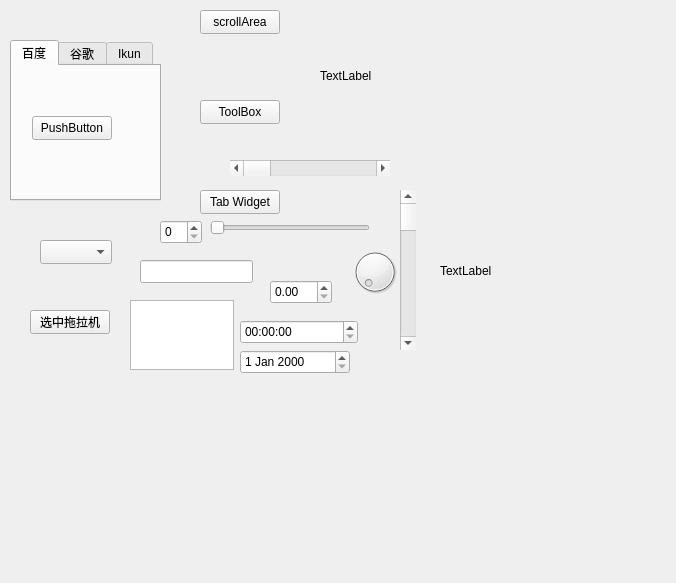
<?xml version="1.0" encoding="UTF-8"?>
<ui version="4.0">
 <class>Widget</class>
 <widget class="QWidget" name="Widget">
  <property name="geometry">
   <rect>
    <x>0</x>
    <y>0</y>
    <width>676</width>
    <height>583</height>
   </rect>
  </property>
  <property name="windowTitle">
   <string>Widget</string>
  </property>
  <widget class="QStackedWidget" name="stackedWidget">
   <property name="geometry">
    <rect>
     <x>-10</x>
     <y>20</y>
     <width>191</width>
     <height>201</height>
    </rect>
   </property>
   <property name="currentIndex">
    <number>2</number>
   </property>
   <widget class="QWidget" name="page_4">
    <widget class="QScrollArea" name="scrollArea">
     <property name="geometry">
      <rect>
       <x>30</x>
       <y>20</y>
       <width>111</width>
       <height>241</height>
      </rect>
     </property>
     <property name="widgetResizable">
      <bool>true</bool>
     </property>
     <widget class="QWidget" name="scrollAreaWidgetContents">
      <property name="geometry">
       <rect>
        <x>0</x>
        <y>0</y>
        <width>98</width>
        <height>342</height>
       </rect>
      </property>
      <layout class="QVBoxLayout" name="verticalLayout">
       <item>
        <widget class="QPushButton" name="pushButton">
         <property name="text">
          <string>PushButton</string>
         </property>
        </widget>
       </item>
       <item>
        <widget class="QPushButton" name="pushButton_2">
         <property name="text">
          <string>PushButton</string>
         </property>
        </widget>
       </item>
       <item>
        <widget class="QPushButton" name="pushButton_3">
         <property name="text">
          <string>PushButton</string>
         </property>
        </widget>
       </item>
       <item>
        <widget class="QPushButton" name="pushButton_4">
         <property name="text">
          <string>PushButton</string>
         </property>
        </widget>
       </item>
       <item>
        <widget class="QPushButton" name="pushButton_5">
         <property name="text">
          <string>PushButton</string>
         </property>
        </widget>
       </item>
       <item>
        <widget class="QPushButton" name="pushButton_7">
         <property name="text">
          <string>PushButton</string>
         </property>
        </widget>
       </item>
       <item>
        <widget class="QPushButton" name="pushButton_6">
         <property name="text">
          <string>PushButton</string>
         </property>
        </widget>
       </item>
       <item>
        <widget class="QPushButton" name="pushButton_8">
         <property name="text">
          <string>PushButton</string>
         </property>
        </widget>
       </item>
       <item>
        <widget class="QPushButton" name="pushButton_9">
         <property name="text">
          <string>PushButton</string>
         </property>
        </widget>
       </item>
       <item>
        <widget class="QPushButton" name="pushButton_10">
         <property name="text">
          <string>PushButton</string>
         </property>
        </widget>
       </item>
       <item>
        <widget class="QPushButton" name="pushButton_11">
         <property name="text">
          <string>PushButton</string>
         </property>
        </widget>
       </item>
      </layout>
     </widget>
    </widget>
   </widget>
   <widget class="QWidget" name="page_5">
    <widget class="QToolBox" name="toolBox">
     <property name="geometry">
      <rect>
       <x>60</x>
       <y>40</y>
       <width>101</width>
       <height>201</height>
      </rect>
     </property>
     <property name="currentIndex">
      <number>2</number>
     </property>
     <widget class="QWidget" name="page">
      <property name="geometry">
       <rect>
        <x>0</x>
        <y>0</y>
        <width>101</width>
        <height>111</height>
       </rect>
      </property>
      <attribute name="label">
       <string>家人</string>
      </attribute>
      <widget class="QPushButton" name="pushButton_12">
       <property name="geometry">
        <rect>
         <x>0</x>
         <y>20</y>
         <width>80</width>
         <height>24</height>
        </rect>
       </property>
       <property name="text">
        <string>PushButton</string>
       </property>
      </widget>
     </widget>
     <widget class="QWidget" name="page_2">
      <property name="geometry">
       <rect>
        <x>0</x>
        <y>0</y>
        <width>101</width>
        <height>111</height>
       </rect>
      </property>
      <attribute name="label">
       <string>朋友</string>
      </attribute>
      <widget class="QToolButton" name="toolButton">
       <property name="geometry">
        <rect>
         <x>20</x>
         <y>20</y>
         <width>25</width>
         <height>23</height>
        </rect>
       </property>
       <property name="text">
        <string>...</string>
       </property>
      </widget>
     </widget>
     <widget class="QWidget" name="page_3">
      <attribute name="label">
       <string>黑名单</string>
      </attribute>
      <widget class="QToolButton" name="toolButton_2">
       <property name="geometry">
        <rect>
         <x>20</x>
         <y>40</y>
         <width>25</width>
         <height>23</height>
        </rect>
       </property>
       <property name="text">
        <string>...</string>
       </property>
      </widget>
     </widget>
    </widget>
   </widget>
   <widget class="QWidget" name="page_6">
    <widget class="QTabWidget" name="tabWidget">
     <property name="geometry">
      <rect>
       <x>20</x>
       <y>20</y>
       <width>151</width>
       <height>161</height>
      </rect>
     </property>
     <property name="currentIndex">
      <number>0</number>
     </property>
     <widget class="QWidget" name="tab">
      <attribute name="title">
       <string>百度</string>
      </attribute>
      <widget class="QPushButton" name="pushButton_14">
       <property name="geometry">
        <rect>
         <x>20</x>
         <y>50</y>
         <width>80</width>
         <height>24</height>
        </rect>
       </property>
       <property name="text">
        <string>PushButton</string>
       </property>
      </widget>
     </widget>
     <widget class="QWidget" name="tab_2">
      <attribute name="title">
       <string>谷歌</string>
      </attribute>
      <widget class="QToolButton" name="toolButton_3">
       <property name="geometry">
        <rect>
         <x>50</x>
         <y>50</y>
         <width>25</width>
         <height>23</height>
        </rect>
       </property>
       <property name="text">
        <string>...</string>
       </property>
      </widget>
     </widget>
     <widget class="QWidget" name="tab_3">
      <attribute name="title">
       <string>Ikun</string>
      </attribute>
      <widget class="QPushButton" name="pushButton_13">
       <property name="geometry">
        <rect>
         <x>40</x>
         <y>40</y>
         <width>80</width>
         <height>24</height>
        </rect>
       </property>
       <property name="text">
        <string>PushButton</string>
       </property>
      </widget>
     </widget>
    </widget>
   </widget>
  </widget>
  <widget class="QPushButton" name="btn_scrollArea">
   <property name="geometry">
    <rect>
     <x>200</x>
     <y>10</y>
     <width>80</width>
     <height>24</height>
    </rect>
   </property>
   <property name="text">
    <string>scrollArea</string>
   </property>
  </widget>
  <widget class="QPushButton" name="btn_ToolBox">
   <property name="geometry">
    <rect>
     <x>200</x>
     <y>100</y>
     <width>80</width>
     <height>24</height>
    </rect>
   </property>
   <property name="text">
    <string>ToolBox</string>
   </property>
  </widget>
  <widget class="QPushButton" name="btn_TabWidget">
   <property name="geometry">
    <rect>
     <x>200</x>
     <y>190</y>
     <width>80</width>
     <height>24</height>
    </rect>
   </property>
   <property name="text">
    <string>Tab Widget</string>
   </property>
  </widget>
  <widget class="QComboBox" name="comboBox">
   <property name="geometry">
    <rect>
     <x>40</x>
     <y>240</y>
     <width>72</width>
     <height>24</height>
    </rect>
   </property>
  </widget>
  <widget class="QPushButton" name="btn_select">
   <property name="geometry">
    <rect>
     <x>30</x>
     <y>310</y>
     <width>80</width>
     <height>24</height>
    </rect>
   </property>
   <property name="text">
    <string>选中拖拉机</string>
   </property>
  </widget>
  <widget class="QLineEdit" name="lineEdit">
   <property name="geometry">
    <rect>
     <x>140</x>
     <y>260</y>
     <width>113</width>
     <height>23</height>
    </rect>
   </property>
   <property name="echoMode">
    <enum>QLineEdit::Password</enum>
   </property>
  </widget>
  <widget class="QTextEdit" name="textEdit">
   <property name="geometry">
    <rect>
     <x>130</x>
     <y>300</y>
     <width>104</width>
     <height>70</height>
    </rect>
   </property>
  </widget>
  <widget class="QSpinBox" name="spinBox">
   <property name="geometry">
    <rect>
     <x>160</x>
     <y>220</y>
     <width>42</width>
     <height>24</height>
    </rect>
   </property>
  </widget>
  <widget class="QDoubleSpinBox" name="doubleSpinBox">
   <property name="geometry">
    <rect>
     <x>270</x>
     <y>280</y>
     <width>62</width>
     <height>24</height>
    </rect>
   </property>
  </widget>
  <widget class="QTimeEdit" name="timeEdit">
   <property name="geometry">
    <rect>
     <x>240</x>
     <y>320</y>
     <width>118</width>
     <height>24</height>
    </rect>
   </property>
  </widget>
  <widget class="QDateEdit" name="dateEdit">
   <property name="geometry">
    <rect>
     <x>240</x>
     <y>350</y>
     <width>110</width>
     <height>24</height>
    </rect>
   </property>
  </widget>
  <widget class="QDial" name="dial">
   <property name="geometry">
    <rect>
     <x>350</x>
     <y>240</y>
     <width>50</width>
     <height>64</height>
    </rect>
   </property>
  </widget>
  <widget class="QScrollBar" name="horizontalScrollBar">
   <property name="geometry">
    <rect>
     <x>230</x>
     <y>160</y>
     <width>160</width>
     <height>16</height>
    </rect>
   </property>
   <property name="orientation">
    <enum>Qt::Horizontal</enum>
   </property>
  </widget>
  <widget class="QScrollBar" name="verticalScrollBar">
   <property name="geometry">
    <rect>
     <x>400</x>
     <y>190</y>
     <width>16</width>
     <height>160</height>
    </rect>
   </property>
   <property name="orientation">
    <enum>Qt::Vertical</enum>
   </property>
  </widget>
  <widget class="QSlider" name="horizontalSlider">
   <property name="geometry">
    <rect>
     <x>210</x>
     <y>220</y>
     <width>160</width>
     <height>16</height>
    </rect>
   </property>
   <property name="orientation">
    <enum>Qt::Horizontal</enum>
   </property>
  </widget>
  <widget class="QLabel" name="lab_Image">
   <property name="geometry">
    <rect>
     <x>320</x>
     <y>10</y>
     <width>191</width>
     <height>131</height>
    </rect>
   </property>
   <property name="text">
    <string>TextLabel</string>
   </property>
  </widget>
  <widget class="QLabel" name="lab_movie">
   <property name="geometry">
    <rect>
     <x>440</x>
     <y>160</y>
     <width>231</width>
     <height>221</height>
    </rect>
   </property>
   <property name="text">
    <string>TextLabel</string>
   </property>
  </widget>
 </widget>
 <resources/>
 <connections/>
</ui>
